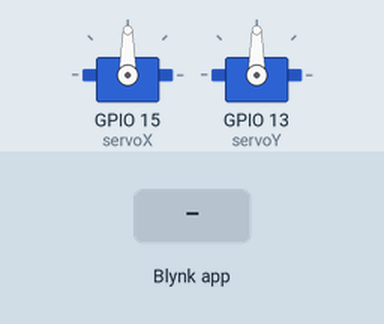
Simulated run of this sketch. Board: ESP8266 (NodeMCU). Parts: 2 × servo. Inputs (shaded band) come from the test bench. WiFi joins after 1.5 s; servers stay silent unless stated.

Above: at 3.0 s.
3.1 s: Blynk app writes 1 to V0
At 4.1 s:
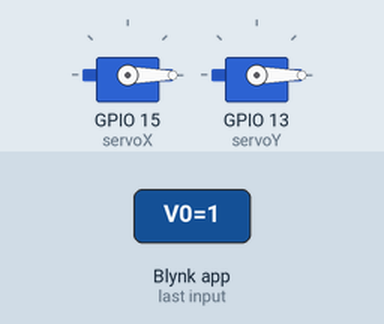
4.6 s: Blynk app writes 0 to V0
At 5.3 s:
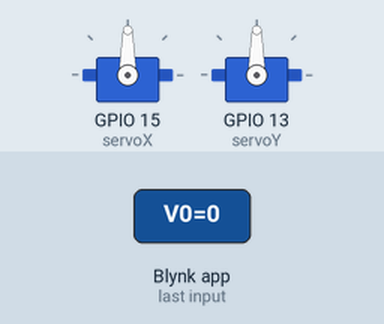
6.1 s: Blynk app writes 200 to V0
At 6.4 s:
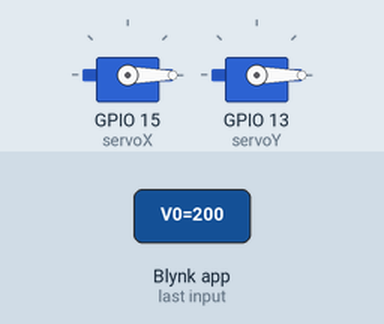
Timing chart, 0 to 9.1 s (numbered marks = the images above; inputs shaded):
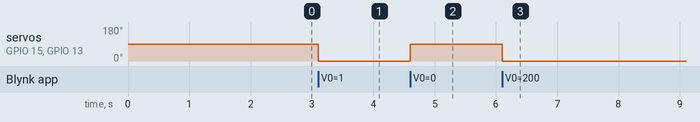

Measured:
- after the input at 3.1 s, servo on GPIO 15 (servoX), servo on GPIO 13 (servoY): 90° → 0° at once
- after the input at 4.6 s, servo on GPIO 15 (servoX), servo on GPIO 13 (servoY): 0° → 90° at once
- after the input at 6.1 s, servo on GPIO 15 (servoX), servo on GPIO 13 (servoY): 90° → 0° at once

The sketch:

thrust_vector_testXY.ino
```cpp
/*
 *  Frances O'Leary, 7/26/2020
 *
 *  This file is for an initial thrust vectoring rocket motor mount test.
 *  I have no idea if those are the correct words to describe this endeavor but
 *  that's what I'm going with now. The way it works is this:
 *
 *    You have an ESP8266.
 *    You have 2 SG90 servos.
 *    You have a 3D printer to prototype the gimbal.
 *    Or you MacGyver the crap out of the thing.
 *
 *  This is my second test. It uses Blynk to obtain the acceleration
 *  of the x and y component of your phone to mimic the input of an accelerometer
 *  that will *hopefully* eventually be onboard a model rocket. Once I get
 *  this down, the hope is to make a better motor mount and get an accelerometer I
 *  can put in a model rocket. All it does is rotate the servo
 *  in accordance to how you tilt your phone.
 */

#define BLYNK_PRINT Serial
#include <ESP8266WiFi.h>
#include <BlynkSimpleEsp8266.h>
#include <Servo.h>

Servo servoX;
Servo servoY;
char auth[] = "Your Auth Token";
char ssid[] = "Your SSID";
char pass[] = "Your Password";

/*
 *  Connect to your wifi and instantiate the servo.
 */
void setup()
{
  Serial.begin(9600);
  Blynk.begin(auth, ssid, pass);
  // attaching servoX to pin D8; connect other servo wires to GND and 3V3
  servoX.attach(15);
  servoX.write(90);
  // attaching servoY to pin D7, connect other servo wires to GND and 3v3
  servoY.attach(13);
  servoY.write(90);
}

/*
 * Run it.
 */
void loop()
{
  Blynk.run();
}

/*
 * Servo Control (XY)
 *
 * Uses the accelerometer in your phone to write
 * data to the ESP.
 */
BLYNK_WRITE(V0)
{

  /*
   * ServoX
   *
   * Recieve and deal with input from the accelerometer.
   * param[0] denotes we are paying attention to the x component. Values
   * vary from -1.0 to +1.0 so I scale them to values ranging from 0 to 180 degrees
   * for the servo.
   */

  if (param[0].asFloat() > 0) {
     servoX.write(90 - ((param[0].asFloat()) * 90));
  } else {
    servoX.write((param[0].asFloat()* -1 * 90) + 90);
  }

  /*
   * ServoY
   *
   * Recieve and deal with input from the accelerometer.
   * param[1] denotes we are paying attention to the y component. Values
   * vary from -1.0 to +1.0 so I scale them to values ranging from 0 to 180 degrees
   * for the servo.
   */

  if (param[1].asFloat() > 0) {
     servoY.write(90 - ((param[1].asFloat()) * 90));
  } else {
    servoY.write(90 + (param[1].asFloat()* -1 * 90));
  }
}
```
